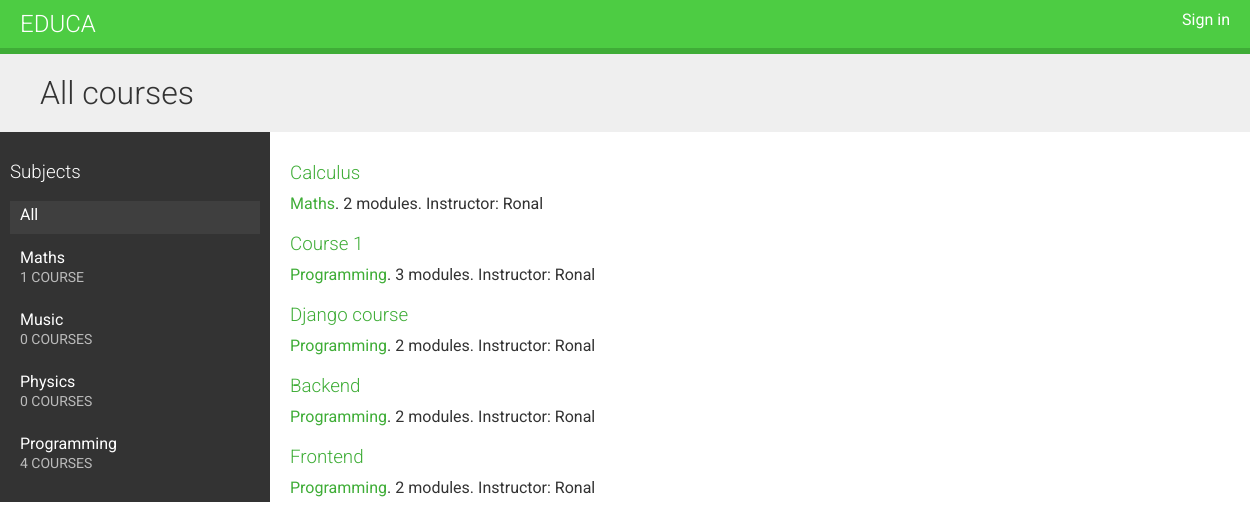
The page / on the database its author committed.
### courses/models.py (models this page shows, shortened)
class Subject(models.Model):
    title = models.CharField(max_length=200)
    slug = models.SlugField(max_length=200, unique=True)
    class Meta:
        ordering = ['title']
    def __str__(self):
        return self.title

class Course(models.Model):
    id = models.AutoField(primary_key=True)
    owner = models.ForeignKey(User, related_name='courses_created', on_delete=models.CASCADE)
    subject = models.ForeignKey(Subject, related_name='courses', on_delete=models.CASCADE)
    title = models.CharField(max_length=200)
    slug = models.SlugField(max_length=200, unique=True)
    overview = models.TextField()
    created = models.DateTimeField(auto_now_add=True)
    students = models.ManyToManyField(User, related_name='courses_joined', blank=True)
    class Meta:
        ordering = ['-created']

### courses/views.py (the view)
# urls.py: path('', CourseListView.as_view(), name='course_list'),
class CourseListView(TemplateResponseMixin, View):
    model = Course
    template_name = 'courses/course/list.html'
    def get(self, request, subject=None):
        subjects = cache.get('all_subjects')
        if not subjects:
            subjects = Subject.objects.annotate(total_courses=Count('courses'))
            cache.set('all_subjects', subjects)
        all_courses = Course.objects.annotate(total_modules=Count('modules'))
        if subject:
            subject = get_object_or_404(Subject, slug=subject)
            key = f'subject_{subject.id}_courses'
            courses = cache.get(key)
            if not courses:
                courses = all_courses.filter(subject=subject)
                cache.set(key, courses)
        else:
            courses = cache.get('all_courses')
            if not courses:
                courses = all_courses
                cache.set('all_courses', courses)
        return self.render_to_response({'subjects': subjects, 'subject': subject, 'courses': courses})

### courses/templates/courses/course/list.html (shortened to what this page needs)
{% extends "base.html" %}
{% block content %}
 <h1>
    {% if subject %}
    {{ subject.title }} courses
    {% else %}
    All courses
    {% endif %}
 </h1>
 <div class="contents">
    <h3>Subjects</h3>
    <ul id="modules">
    <li {% if not subject %}class="selected"{% endif %}>
    <a href="{% url "course_list" %}">All</a>
    </li>
    {% for s in subjects %}
    <li {% if subject == s %}class="selected"{% endif %}>
    <a href="{% url "course_list_subject" s.slug %}">
    {{ s.title }}
    <br>
    <span>
    {{ s.total_courses }} course{{ s.total_courses|pluralize }}
    </span>
    </a>
    </li>
    {% endfor %}
    </ul>
 </div>
    <div class="module">
    {% for course in courses %}
    {% with subject=course.subject %}
    <h3>
    <a href="{% url "course_detail" course.slug %}">
    {{ course.title }}
    </a>
    </h3>
    <p>
        <a href="{% url "course_list_subject" subject.slug %}">{{ subject }}</a>.
        {{ course.total_modules }} modules.
        Instructor: {{ course.owner.get_full_name }}
        </p>
        {% endwith %}
        {% endfor %}
    </div>
{% endblock %}

### courses/templates/base.html (shortened to what this page needs)
{% load static %}
<!DOCTYPE html>
<html>
 <head>
 <link href="{% static "css/base.css" %}" rel="stylesheet">
 </head>
 <body>
 <div id="header">
 <a href="/" class="logo">Educa</a>
 <ul class="menu">
 {% if request.user.is_authenticated %}
 <li><a href="{% url "logout" %}">Sign out</a></li>
 {% else %}
 <li><a href="{% url "login" %}">Sign in</a></li>
 {% endif %}
 </ul>
 </div>
 <div id="content">
 {% block content %}
 {% endblock %}
 </div>
</body>
</html>

### courses/static/css/base.css (style rules this page uses)
body { margin:0; font-family:'Roboto', sans-serif; font-weight:400; color:#333; }
a { color:#3fad37; text-decoration:none; }
ul { float:left; }
h1, h2, h3, h4, h5, h6 { font-family:'Roboto', sans-serif; font-weight:300; }
h1 { background:#efefef; width:100%; overflow:auto; padding:20px 0 20px 40px; margin:0; }
.module { padding:10px 20px; float:left; width:600px; }
.module h3 { margin:20px 0 0; padding:0; width:100%; }
.module p { margin:10px 0 20px; width:100%; float:left; }
#header { background:#4dcc43; overflow:auto; padding:10px 20px; border-bottom:6px solid #3fad37; }
#header .logo { text-decoration:none; font-family:'Roboto', sans-serif; font-weight:300; text-transform:uppercase; font-size:24px; color:#fff; float:left; }
#header a { color:#fff; }
#header .menu { list-style:none; float:right; margin:0; padding:0; }
.contents { width:20%; padding:10px; float:left; background:#333; color: #fff; font-family:'Roboto', sans-serif; }
.contents ul { list-style:none; margin:0; padding:0; width:100%; }
.contents ul li { margin:0 0 10px 0; padding:4px 10px 10px; overflow:auto; cursor:move; }
.contents ul li.selected { background:#3f3f3f; }
.contents ul span { text-transform:uppercase; color:#bbb; font-size:14px; }
.contents ul a { display:block; color:#fff; text-decoration:none; }

### rows shown on the page
Subject: title "Maths", total_courses "1"
Subject: title "Music", total_courses "0"
Subject: title "Physics", total_courses "0"
Subject: title "Programming", total_courses "4"
Course: title "Calculus", subject "Maths", total_modules "2", owner.get_full_name "Ronal"
Course: title "Course 1", subject "Programming", total_modules "3", owner.get_full_name "Ronal"
Course: title "Django course", subject "Programming", total_modules "2", owner.get_full_name "Ronal"
Course: title "Backend", subject "Programming", total_modules "2", owner.get_full_name "Ronal"
Course: title "Frontend", subject "Programming", total_modules "2", owner.get_full_name "Ronal"
